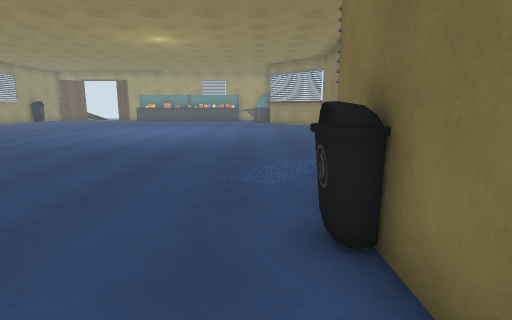
View 1 (above)

20 first-person views from a walk through a 3-D level made in the Unity game engine. The camera is 1.4 m above the floor, tilts 10° down and sees 80° across. Doors are open. The floor is counted in squares, 1 m on a side. Each view is taken from the middle of a square. On the plan, view 1 faces up. The plan holds only what a view shows up to about 14 squares ahead; the rest is blank. Some animated figures are not drawn. Some surface patterns are stand-ins.

View 2
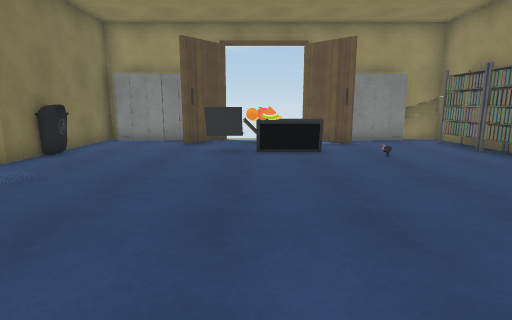

View 3
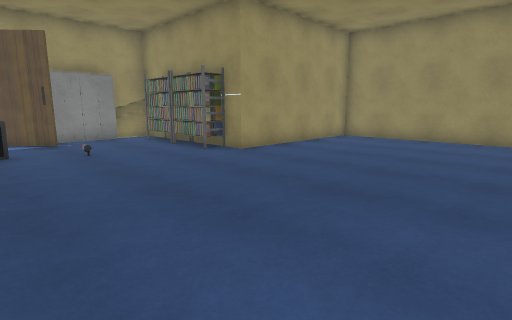

View 4
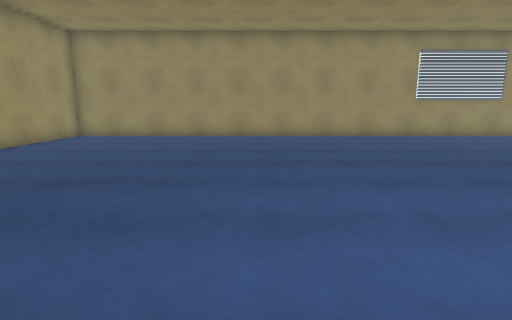

View 5
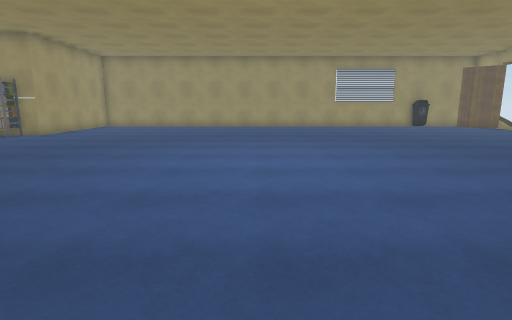

View 6
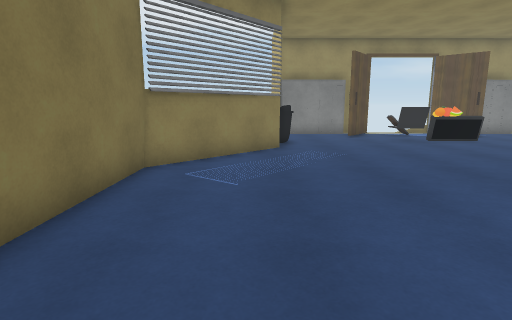

View 7
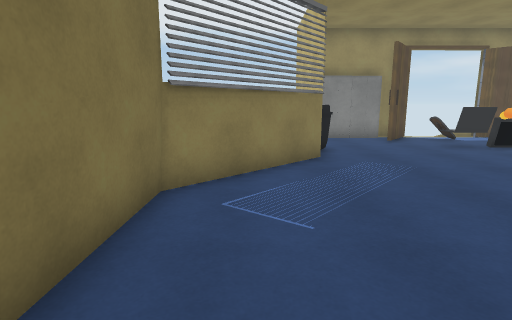

View 8
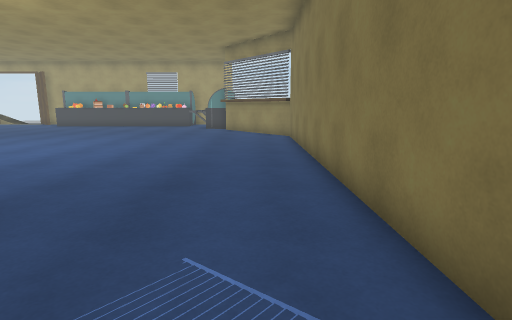

View 9
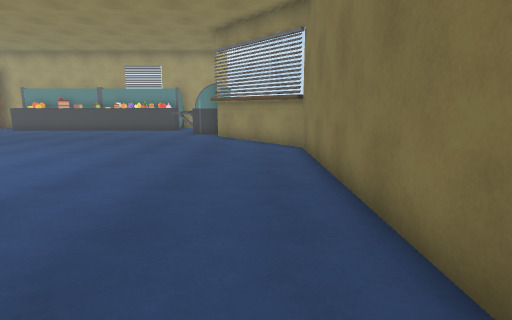

View 10
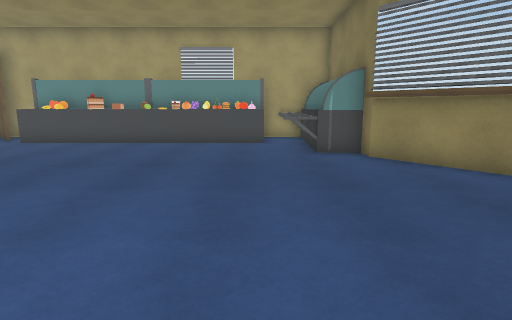

View 11
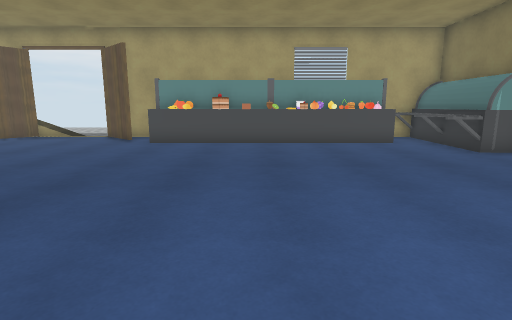

View 12
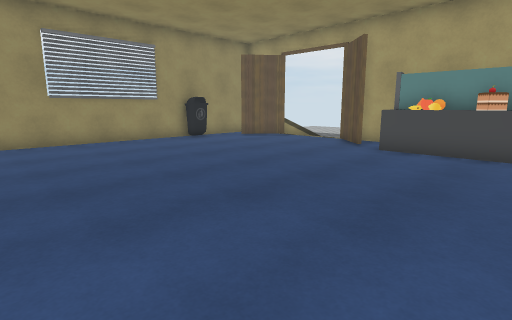

View 13
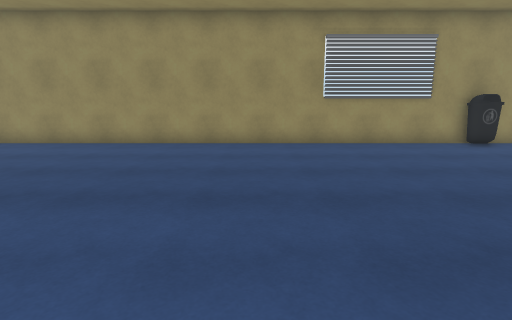

View 14
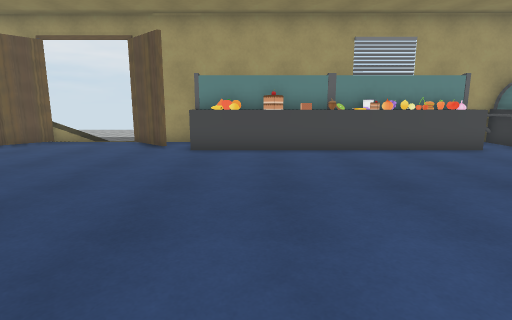

View 15
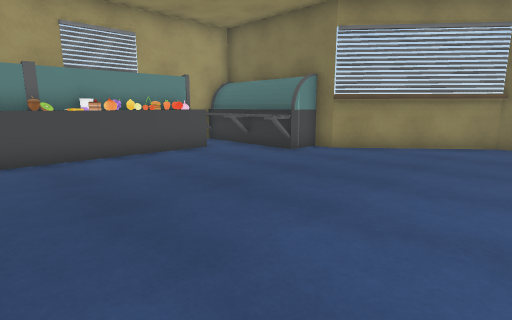

View 16
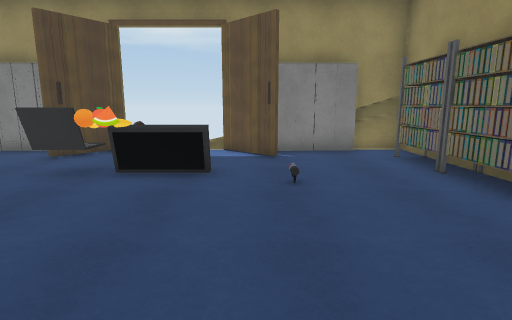

View 17
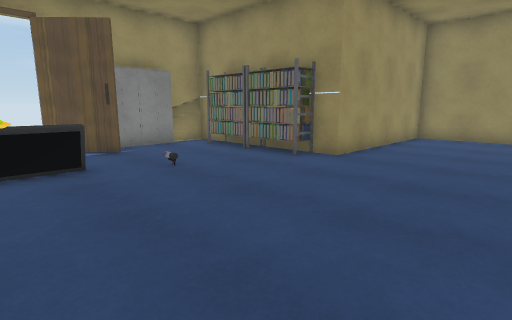

View 18
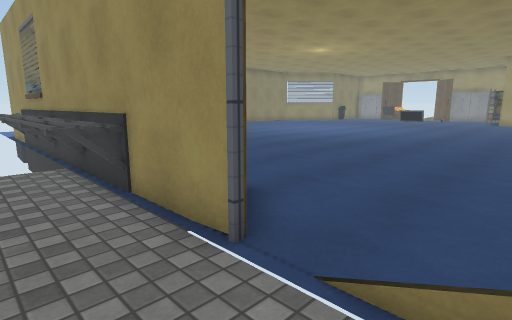

View 19
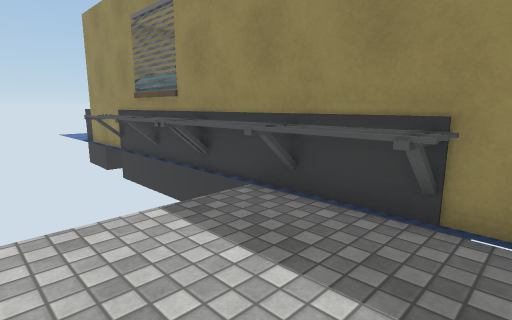

View 20
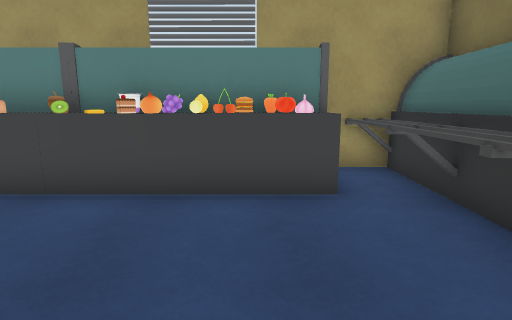

### Floor plan
Points are (right, up) in squares from view 1. A wall is a line through its corners. A room is listed if a view was taken in it or the views show most of it. See-through windows are left out.
Room 1 (views 1, 2, 3, 4, 5, 6, 7, 8, 9, 10, 11, 12, 13, 14, 15, 16, 17, 20)
walls: (1.7, 24.4) (0.9, 25.3); (4.4, 21.2) (2.4, 23.6); (2.2, 24.4) (1.2, 25.5); (-8.5, 0.7) (-6.9, -0.9); (-12.2, 29.4) (-13.9, 31); (-12.8, 0.4) (-12.8, -1.2) (-11.3, -1.2); (-7.1, -1.2) (-6.4, -1.2); (-3.9, -0.8) (-2.4, 0.8); (-3.8, -1.2) (-2.6, -1.2); (0.4, 31) (-1.5, 31); (-19.6, 28.9) (-19.6, 5.5) (-12.8, 5.5) (-12.8, 4.5); (-16.9, 31) (-18, 29.6); (1.2, -1.2) (1.2, 4.6) (4.5, 8) (4.5, 21.5) (2.3, 24.2)
low walls: (-5.2, 0.4) (-4.5, 0.4); (-15.3, 31) (-16.9, 31)
ways out: open door at (-15.5, 31) to room 2; open door at (-5.5, -1)
objects: other object (-19, 27) to (-19, 28); other object (-13, 1) to (-12, 3); other object (-13, 3) to (-12, 5); other object (-10, -1) to (-9, -1); other object (-10, 29); other object (-10, 30); other object (-9, 29) to (-8, 29); other object (-7, 3); other object (-7, 29); other object (-6, 3) to (-5, 3); other object (-6, 29); other object (-6, 30) to (-2, 32); other object (-5, 4); other object (-5, 29); other object (-5, 30); other object (-4, 2) to (-4, 3); other object (-4, 29); other object (-4, 30); other object (-3, 29); other object (-3, 30); other object (-2, -1) to (0, -1); other object (-2, 29); other object (-1, 26) to (2, 31); other object (1, 3); other object (2, 24)
Room 2 (views 18, 19)
walls: (-13.9, 31) (-10.5, 31)
low walls: (-16, 31) (-15.1, 31)
ways out: open door at (-15.5, 31) to room 1
objects: other object (-11, 29) to (-7, 32)

Where each view was taken, in squares from view 1:
view 1: 0 up, 0 right, facing up
view 2: 12 up, 5 left, facing down
view 3: 13 up, 6 left, facing down-left
view 4: 14 up, 5 left, facing left
view 5: 16 up, 2 right, facing left
view 6: 15 up, 2 right, facing down
view 7: 13 up, 3 right, facing down
view 8: 7 up, 3 right, facing up
view 9: 11 up, 3 right, facing up
view 10: 17 up, 2 left, facing up
view 11: 17 up, 7 left, facing up
view 12: 19 up, 7 left, facing up-left
view 13: 19 up, 8 left, facing left
view 14: 19 up, 9 left, facing up
view 15: 20 up, 8 left, facing up-right
view 16: 9 up, 8 left, facing down
view 17: 10 up, 5 left, facing down-left
view 18: 33 up, 16 left, facing down-right
view 19: 35 up, 12 left, facing down-right
view 20: 24 up, 3 left, facing up
